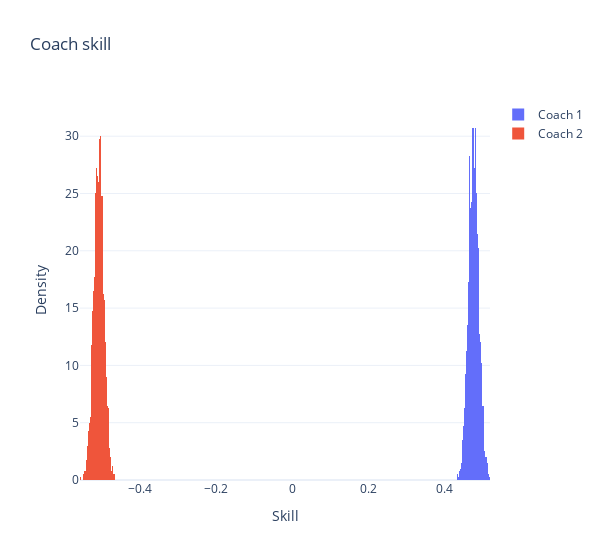

This figure's notebook cell:
### Code cell
# Plot the results
fig = go.Figure()
fig.add_trace(go.Histogram(x=samples["coach1_skill"].detach().squeeze(), histnorm='probability density', name="Coach 1"))
fig.add_trace(go.Histogram(x=samples["coach2_skill"].detach().squeeze(), histnorm='probability density', name="Coach 2"))
fig.update_layout(barmode='overlay', xaxis_title="Skill", yaxis_title="Density", title="Coach skill", width=600)
fig.show()

### Figure 1 — Plotly figure (JSON) as saved in the notebook; plotly's stock layout.template omitted (floating-point values rounded to 4 significant figures; data arrays with more than 128 entries replaced by an {"elided": "..."} marker saying what was removed)
{"data": [{"histnorm": "probability density", "name": "Coach 1", "type": "histogram", "x": {"elided": "2000 float values"}}, {"histnorm": "probability density", "name": "Coach 2", "type": "histogram", "x": {"elided": "2000 float values"}}], "layout": {"barmode": "overlay", "title": {"text": "Coach skill"}, "width": 600, "xaxis": {"title": {"text": "Skill"}}, "yaxis": {"title": {"text": "Density"}}}}
